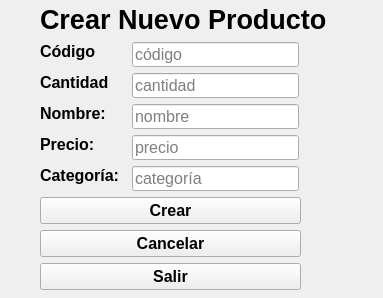
<?xml version="1.0" encoding="UTF-8"?>
<ui version="4.0">
 <class>CreateProduct</class>
 <widget class="QWidget" name="CreateProduct">
  <property name="geometry">
   <rect>
    <x>0</x>
    <y>0</y>
    <width>383</width>
    <height>298</height>
   </rect>
  </property>
  <property name="windowTitle">
   <string>Form</string>
  </property>
  <widget class="QLabel" name="label_6">
   <property name="geometry">
    <rect>
     <x>-10</x>
     <y>-20</y>
     <width>400</width>
     <height>341</height>
    </rect>
   </property>
   <property name="text">
    <string/>
   </property>
   <property name="pixmap">
    <pixmap>../Imagenes/tweety2.jpg</pixmap>
   </property>
  </widget>
  <widget class="QLineEdit" name="input_cod">
   <property name="geometry">
    <rect>
     <x>132</x>
     <y>42</y>
     <width>167</width>
     <height>25</height>
    </rect>
   </property>
   <property name="font">
    <font>
     <pointsize>12</pointsize>
    </font>
   </property>
   <property name="text">
    <string/>
   </property>
   <property name="placeholderText">
    <string>código</string>
   </property>
  </widget>
  <widget class="QLabel" name="label_cod">
   <property name="geometry">
    <rect>
     <x>40</x>
     <y>42</y>
     <width>56</width>
     <height>19</height>
    </rect>
   </property>
   <property name="font">
    <font>
     <pointsize>12</pointsize>
     <weight>75</weight>
     <bold>true</bold>
    </font>
   </property>
   <property name="text">
    <string>Código</string>
   </property>
  </widget>
  <widget class="QLabel" name="label_5">
   <property name="geometry">
    <rect>
     <x>40</x>
     <y>166</y>
     <width>86</width>
     <height>19</height>
    </rect>
   </property>
   <property name="font">
    <font>
     <pointsize>12</pointsize>
     <weight>75</weight>
     <bold>true</bold>
    </font>
   </property>
   <property name="text">
    <string>Categoría:</string>
   </property>
  </widget>
  <widget class="QPushButton" name="btn_exit">
   <property name="geometry">
    <rect>
     <x>40</x>
     <y>263</y>
     <width>261</width>
     <height>27</height>
    </rect>
   </property>
   <property name="font">
    <font>
     <pointsize>12</pointsize>
     <weight>75</weight>
     <bold>true</bold>
    </font>
   </property>
   <property name="text">
    <string>Salir</string>
   </property>
  </widget>
  <widget class="QLineEdit" name="input_category">
   <property name="geometry">
    <rect>
     <x>132</x>
     <y>166</y>
     <width>167</width>
     <height>25</height>
    </rect>
   </property>
   <property name="font">
    <font>
     <pointsize>12</pointsize>
    </font>
   </property>
   <property name="placeholderText">
    <string>categoría</string>
   </property>
  </widget>
  <widget class="QPushButton" name="btn_create">
   <property name="geometry">
    <rect>
     <x>40</x>
     <y>197</y>
     <width>261</width>
     <height>27</height>
    </rect>
   </property>
   <property name="font">
    <font>
     <pointsize>12</pointsize>
     <weight>75</weight>
     <bold>true</bold>
    </font>
   </property>
   <property name="cursor">
    <cursorShape>PointingHandCursor</cursorShape>
   </property>
   <property name="text">
    <string>Crear</string>
   </property>
  </widget>
  <widget class="QLabel" name="label_3">
   <property name="geometry">
    <rect>
     <x>40</x>
     <y>104</y>
     <width>70</width>
     <height>19</height>
    </rect>
   </property>
   <property name="font">
    <font>
     <pointsize>12</pointsize>
     <weight>75</weight>
     <bold>true</bold>
    </font>
   </property>
   <property name="text">
    <string>Nombre:</string>
   </property>
  </widget>
  <widget class="QLabel" name="label_4">
   <property name="geometry">
    <rect>
     <x>40</x>
     <y>135</y>
     <width>57</width>
     <height>19</height>
    </rect>
   </property>
   <property name="font">
    <font>
     <pointsize>12</pointsize>
     <weight>75</weight>
     <bold>true</bold>
    </font>
   </property>
   <property name="text">
    <string>Precio:</string>
   </property>
  </widget>
  <widget class="QLineEdit" name="input_price">
   <property name="geometry">
    <rect>
     <x>132</x>
     <y>135</y>
     <width>167</width>
     <height>25</height>
    </rect>
   </property>
   <property name="font">
    <font>
     <pointsize>12</pointsize>
    </font>
   </property>
   <property name="placeholderText">
    <string>precio</string>
   </property>
  </widget>
  <widget class="QLineEdit" name="input_name">
   <property name="geometry">
    <rect>
     <x>132</x>
     <y>104</y>
     <width>167</width>
     <height>25</height>
    </rect>
   </property>
   <property name="font">
    <font>
     <pointsize>12</pointsize>
    </font>
   </property>
   <property name="placeholderText">
    <string>nombre</string>
   </property>
  </widget>
  <widget class="QLabel" name="label">
   <property name="geometry">
    <rect>
     <x>40</x>
     <y>3</y>
     <width>300</width>
     <height>33</height>
    </rect>
   </property>
   <property name="font">
    <font>
     <pointsize>20</pointsize>
     <weight>75</weight>
     <bold>true</bold>
    </font>
   </property>
   <property name="text">
    <string>Crear Nuevo Producto</string>
   </property>
  </widget>
  <widget class="QLabel" name="label_2">
   <property name="geometry">
    <rect>
     <x>40</x>
     <y>73</y>
     <width>73</width>
     <height>19</height>
    </rect>
   </property>
   <property name="font">
    <font>
     <pointsize>12</pointsize>
     <weight>75</weight>
     <bold>true</bold>
    </font>
   </property>
   <property name="text">
    <string>Cantidad</string>
   </property>
  </widget>
  <widget class="QLineEdit" name="input_cant">
   <property name="geometry">
    <rect>
     <x>132</x>
     <y>73</y>
     <width>167</width>
     <height>25</height>
    </rect>
   </property>
   <property name="font">
    <font>
     <pointsize>12</pointsize>
    </font>
   </property>
   <property name="text">
    <string/>
   </property>
   <property name="placeholderText">
    <string>cantidad</string>
   </property>
  </widget>
  <widget class="QPushButton" name="btn_cancel">
   <property name="geometry">
    <rect>
     <x>40</x>
     <y>230</y>
     <width>261</width>
     <height>27</height>
    </rect>
   </property>
   <property name="font">
    <font>
     <pointsize>12</pointsize>
     <weight>75</weight>
     <bold>true</bold>
    </font>
   </property>
   <property name="text">
    <string>Cancelar</string>
   </property>
  </widget>
  <zorder>label_6</zorder>
  <zorder>layoutWidget</zorder>
  <zorder>input_cod</zorder>
  <zorder>label_cod</zorder>
 </widget>
 <resources/>
 <connections/>
</ui>
